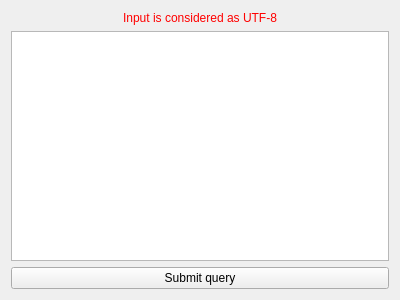
<?xml version="1.0" encoding="UTF-8"?>
<ui version="4.0">
<comment>
  * Released as open source by NCC Group Plc - http://www.nccgroup.com/
  *
  * Developed by Gabriel Caudrelier, gabriel dot caudrelier at nccgroup dot com
  *
  * https://github.com/nccgroup/pip3line
  *
  * Released under AGPL see LICENSE for more information
</comment>
 <class>XmlQueryWidget</class>
 <widget class="QWidget" name="XmlQueryWidget">
  <property name="geometry">
   <rect>
    <x>0</x>
    <y>0</y>
    <width>400</width>
    <height>300</height>
   </rect>
  </property>
  <property name="windowTitle">
   <string>Form</string>
  </property>
  <layout class="QVBoxLayout" name="verticalLayout">
   <item>
    <widget class="QLabel" name="label">
     <property name="styleSheet">
      <string notr="true">color: rgb(255, 0, 0);</string>
     </property>
     <property name="text">
      <string>Input is considered as UTF-8</string>
     </property>
     <property name="alignment">
      <set>Qt::AlignCenter</set>
     </property>
    </widget>
   </item>
   <item>
    <widget class="QPlainTextEdit" name="queryPlainTextEdit"/>
   </item>
   <item>
    <widget class="QPushButton" name="submitPushButton">
     <property name="text">
      <string>Submit query</string>
     </property>
    </widget>
   </item>
  </layout>
 </widget>
 <resources/>
 <connections/>
</ui>
